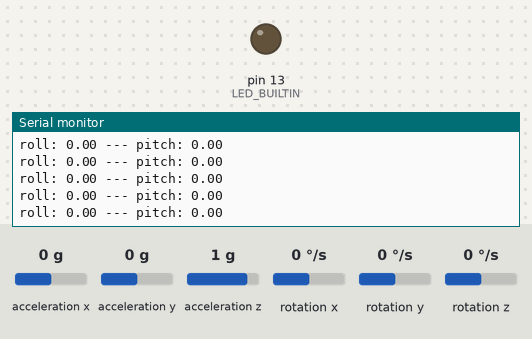
This sketch was run on a simulated Arduino Uno, built with avr-gcc and run on an emulated ATmega328P. Parts: output pins drawn as LEDs (lit = HIGH), the last lines printed to the serial monitor. Wiring (inferred from the names in the program): MPU-6050 motion sensor at I2C address 0x68. The inputs (shaded band) are chosen by the test bench; at power-on: acceleration x 0 g, acceleration y 0 g, acceleration z 1 g, rotation x 0 °/s, rotation y 0 °/s, rotation z 0 °/s.

Above: at 1.4 s.
1.5 s: acceleration x set to -1.4 g
At 2.0 s:
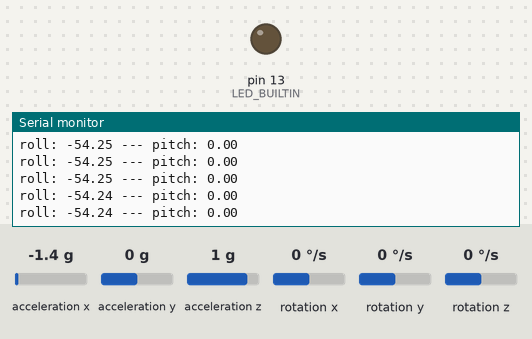
4.5 s: acceleration y set to -1.4 g
At 5.4 s:
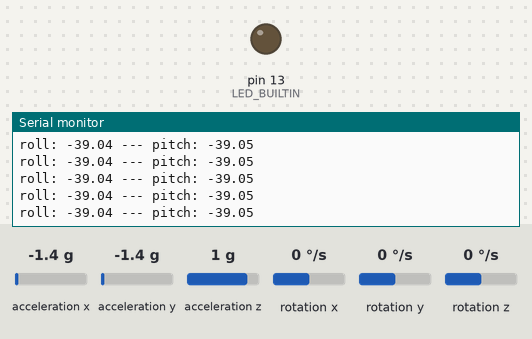
Timing chart, 0 to 7.5 s (numbered marks = the images above; inputs shaded):
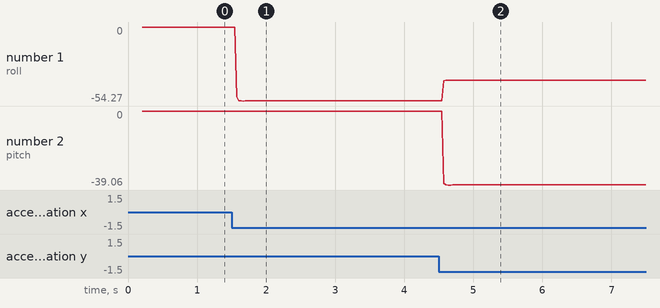

The sketch:

MPU6050.ino
```cpp
#include <Wire.h>
#include <Math.h>
#include <Kalman.h>

float error[7] = {0.0, 0.0, 0.0, 0.0, 0.0, 0.0, 0.0};
const float radTOdeg = 57.295779513;
unsigned long lastTime = 0;
Kalman kalmanRoll;
Kalman kalmanPitch;

void startMPU6050(){
    Wire.beginTransmission(0x68);
    Wire.write(0x6B);
    Wire.write(0);
    Wire.endTransmission(true);
}

//set acceleration ratio: a = 0x1C, 2g, 4g, 8g, 16g - 0 1 2 3
//set gyro ratio ratio: a = 0x1B, 250d/s, 500, 1000, 2000 - 0 1 2 3
void setRatio(int a, int n){
    Wire.beginTransmission(0x68);
	Wire.write(a);
	Wire.requestFrom(0x68, 1, true);//get old one
	unsigned char conf = Wire.read();
	conf &= 0xE7;
    conf |= (n << 3);
	Wire.write(conf);
    Wire.endTransmission(true);
}

float getTemperature(float raw){
    return raw / 340 + 36.53;
}

/*
0x3B: x axis acceleration(3B is MS byte, 3C is LS byte)
0x3D: y axis acceleration
0x3F: z axis acceleration
0x41: temperature
0x43: x axis gyro
0x45: y axis gyro
0x47: z axis gyro
*/
void readAccGyro(float * values){
    Wire.beginTransmission(0x68);
    Wire.write(0x3B);
    Wire.requestFrom(0x68, 14, true);
    for(int i = 0; i < 7; ++i){
        values[i] = Wire.read() << 8 | Wire.read();
        //values[i] |= 0xFFFC;//don't need that accurate
    }
    Wire.endTransmission(true);
}

void calibrate(){
    float readVal[7];
    for(int i = 0; i < 100; i++){
        readAccGyro(readVal);
        for(int j = 0; j < 3; j++){//ignore temperature
            error[j] += readVal[j] / 100;//acceleration
            error[j + 4] += readVal[j + 4] / 100;//angular speed
        }
    }
    //when still, z axis is 1g + some error
    error[2] -= 16383.5;
}

void correctAndConvert(float * values){
    for(int i = 0; i < 3; i++){
        //acceleration
        //note: when still, z axis = +1g; when free fall, z axis = -1g
        //when accelerating to right, ball is on left(suppose +x), x axis < 0
        values[i] -= error[i];
        //if(values[i] >= 0) values[i] += 1;
        values[i] /= 16384;//ratio is 2g
        //angular speed
        values[i + 4] -= error[i + 4];
        //if(values[i + 4] >= 0) values[i + 4] += 1;
        values[i + 4] /= 131.072;//ratio is 250d/s
    }
    //temperature
    values[3] = values[3] / 340 + 36.53;
}

void setup(){
    pinMode(LED_BUILTIN, OUTPUT);
    digitalWrite(LED_BUILTIN, LOW);
	Serial.begin(9600);
	Wire.begin();
    startMPU6050();
    setRatio(0x1C, 0);
    setRatio(0x1B, 0);
    calibrate();
}

void getRollAndPitch(float * values, float * rp){
    float normYZ = sqrt(values[1] * values[1] + values[2] * values[2]);
    float normXZ = sqrt(values[0] * values[0] + values[2] * values[2]);
    //pitch and roll
    rp[0] = atan(values[0] / normYZ) * radTOdeg;
    rp[1] = atan(values[1] / normXZ) * radTOdeg;
}

void rawOut(float * values){
    Serial.println("temperature in C: ");
    Serial.println(values[3]);
    Serial.println("\nacceleration in g: ");
    char axis[] = {'x', 'y', 'z'};
    for(int i = 0; i < 3; ++i){
        Serial.print(axis[i]);
        Serial.print(" ");
        Serial.println(values[i]);
    }
    Serial.println("\nangular speed in d/s: ");
    for(int i = 4; i < 7; ++i){
        Serial.print(axis[i - 4]);
        Serial.print(" ");
        Serial.println(values[i]);
    }
}

void loop(){
    float values[7];
    readAccGyro(values);
    correctAndConvert(values);
    //rawOut(values);
    float rowPitch[2];
    getRollAndPitch(values, rowPitch);
    unsigned long currentTime = micros();
    float dt = (double)(currentTime - lastTime) / 1000000.0;

        //rowPitch[i] = kalman.getAngle(rowPitch[i], values[4+i], dt);

        rowPitch[0] = kalmanRoll.getAngle
            (values[4], rowPitch[0], dt);
        rowPitch[1] = kalmanPitch.getAngle
            (values[5], rowPitch[1], dt);


    lastTime = currentTime;

    Serial.print("roll: ");
    Serial.print(rowPitch[0]);
    Serial.print(" --- pitch: ");
    Serial.println(rowPitch[1]);


    //delay(2000);
}
```

Kalman.h
```cpp
//reference: https://wenku.baidu.com/view/3c42b7733186bceb18e8bb29.html
//put this file in Arduino's library folder

#include <math.h>

class Kalman{

    private:

        float X[2] = {0, 0};//angle, bias

        const float Q[2][2] = {{0.25, 0}, {0, 0.75}};//VarAngle 0; 0, VarBias

        float P[2][2] = {{0, 0}, {0, 0}};//cov matrix of X

        float K[2] = {0, 0};

        const float H[2] = {1, 0};

        const float R = 0.03;//variance of angle from acc

    public:

        float getAngle(float gyro, float acc, float dt){

            //1: X(k|k-1) = AX(k-1|k-1) + BU(k)
            //angle += (gyro - bias)*dt
            X[0] += (gyro - X[1]) * dt;

            //2: P(k|k-1) = AP(k-1|k-1)AT+ Q
            P[0][0] += Q[0][0] - (P[1][0] + P[0][1] - P[1][1] * dt) * dt;
            P[0][1] -= P[1][1] * dt;
            P[1][0] -= P[1][1] * dt;
            P[1][1] += Q[1][1];

            //3: Kg(k) = P(k|k-1)HT / (HP(k|k-1)HT + R), kalman gain; H = |1 0|
            K[0] = P[0][0] / (P[0][0] + R);
            K[1] = P[1][0] / (P[0][0] + R);

            //4: X(k|k) = X(k|k-1) + Kg(k)(Z(k) - HX(k|k-1))
            X[0] += K[0] * (acc - X[0]);
            X[1] += K[1] * (acc - X[0]);

            //5: P(k|k) = (I - Kg(k)H)P(k|k-1)
            P[0][0] -= K[0] * P[0][0];
            P[0][1] -= K[0] * P[0][1];
            P[1][0] -= K[1] * P[0][0];
            P[1][1] -= K[1] * P[0][1];

            return X[0];
        }

};
```

Measured:
- after the input at 1.5 s, the serial monitor: prints a new line after 0.08 s (image 1)
- after the input at 4.5 s, the serial monitor: prints a new line after 0.07 s (image 2)
- plotted number 1: 0 → -54.2 after the input at 1.5 s, -54.2 → -39.04 after the input at 4.5 s
- plotted number 2: 0 → -39.04 after the input at 4.5 s
